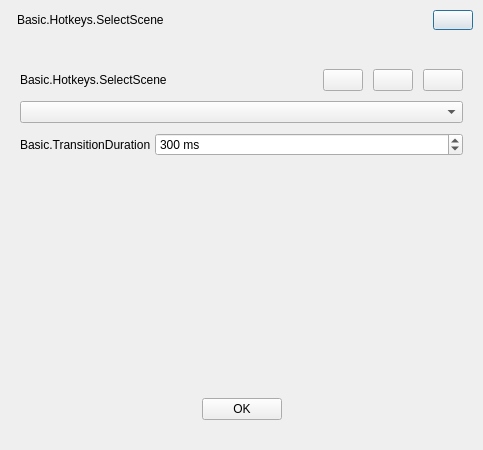
<?xml version="1.0" encoding="UTF-8"?>
<ui version="4.0">
 <class>PLSSceneTransitionsView</class>
 <widget class="QDialog" name="PLSSceneTransitionsView">
  <property name="geometry">
   <rect>
    <x>0</x>
    <y>0</y>
    <width>483</width>
    <height>450</height>
   </rect>
  </property>
  <property name="windowTitle">
   <string>Form</string>
  </property>
  <layout class="QVBoxLayout" name="verticalLayout_2">
   <property name="spacing">
    <number>0</number>
   </property>
   <property name="leftMargin">
    <number>0</number>
   </property>
   <property name="topMargin">
    <number>0</number>
   </property>
   <property name="rightMargin">
    <number>0</number>
   </property>
   <property name="bottomMargin">
    <number>0</number>
   </property>
   <item>
    <widget class="QWidget" name="widget" native="true">
     <property name="minimumSize">
      <size>
       <width>0</width>
       <height>40</height>
      </size>
     </property>
     <property name="maximumSize">
      <size>
       <width>16777215</width>
       <height>40</height>
      </size>
     </property>
     <layout class="QHBoxLayout" name="horizontalLayout_2">
      <property name="spacing">
       <number>0</number>
      </property>
      <property name="leftMargin">
       <number>17</number>
      </property>
      <property name="topMargin">
       <number>10</number>
      </property>
      <property name="rightMargin">
       <number>10</number>
      </property>
      <property name="bottomMargin">
       <number>10</number>
      </property>
      <item>
       <widget class="QLabel" name="sceneLabel">
        <property name="text">
         <string>Basic.Hotkeys.SelectScene</string>
        </property>
       </widget>
      </item>
      <item>
       <spacer name="horizontalSpacer_4">
        <property name="orientation">
         <enum>Qt::Horizontal</enum>
        </property>
        <property name="sizeHint" stdset="0">
         <size>
          <width>271</width>
          <height>17</height>
         </size>
        </property>
       </spacer>
      </item>
      <item>
       <widget class="QPushButton" name="closeBtn">
        <property name="text">
         <string/>
        </property>
       </widget>
      </item>
     </layout>
    </widget>
   </item>
   <item>
    <widget class="QLabel" name="seperatorLabel">
     <property name="text">
      <string/>
     </property>
    </widget>
   </item>
   <item>
    <spacer name="verticalSpacer_2">
     <property name="orientation">
      <enum>Qt::Vertical</enum>
     </property>
     <property name="sizeType">
      <enum>QSizePolicy::Fixed</enum>
     </property>
     <property name="sizeHint" stdset="0">
      <size>
       <width>20</width>
       <height>15</height>
      </size>
     </property>
    </spacer>
   </item>
   <item>
    <layout class="QVBoxLayout" name="verticalLayout">
     <property name="spacing">
      <number>10</number>
     </property>
     <property name="leftMargin">
      <number>20</number>
     </property>
     <property name="rightMargin">
      <number>20</number>
     </property>
     <property name="bottomMargin">
      <number>30</number>
     </property>
     <item>
      <layout class="QHBoxLayout" name="horizontalLayout_4">
       <property name="spacing">
        <number>10</number>
       </property>
       <item>
        <widget class="QLabel" name="sceneNameLabel">
         <property name="text">
          <string>Basic.Hotkeys.SelectScene</string>
         </property>
        </widget>
       </item>
       <item>
        <spacer name="horizontalSpacer">
         <property name="orientation">
          <enum>Qt::Horizontal</enum>
         </property>
         <property name="sizeType">
          <enum>QSizePolicy::Expanding</enum>
         </property>
         <property name="sizeHint" stdset="0">
          <size>
           <width>40</width>
           <height>20</height>
          </size>
         </property>
        </spacer>
       </item>
       <item>
        <widget class="QPushButton" name="transitionAdd">
         <property name="text">
          <string/>
         </property>
        </widget>
       </item>
       <item>
        <widget class="QPushButton" name="transitionRemove">
         <property name="text">
          <string/>
         </property>
        </widget>
       </item>
       <item>
        <widget class="QPushButton" name="transitionProps">
         <property name="text">
          <string/>
         </property>
        </widget>
       </item>
      </layout>
     </item>
     <item>
      <widget class="PLSComboBox" name="transitions">
       <property name="minimumSize">
        <size>
         <width>120</width>
         <height>0</height>
        </size>
       </property>
       <property name="focusPolicy">
        <enum>Qt::NoFocus</enum>
       </property>
       <property name="accessibleName">
        <string>Transition</string>
       </property>
      </widget>
     </item>
     <item>
      <layout class="QHBoxLayout" name="horizontalLayout_3">
       <property name="spacing">
        <number>4</number>
       </property>
       <item>
        <widget class="QLabel" name="transitionDurationLabel">
         <property name="sizePolicy">
          <sizepolicy hsizetype="Maximum" vsizetype="Preferred">
           <horstretch>0</horstretch>
           <verstretch>0</verstretch>
          </sizepolicy>
         </property>
         <property name="text">
          <string>Basic.TransitionDuration</string>
         </property>
         <property name="buddy">
          <cstring>transitionDuration</cstring>
         </property>
        </widget>
       </item>
       <item>
        <widget class="QSpinBox" name="transitionDuration">
         <property name="accessibleName">
          <string>Basic.TransitionDuration</string>
         </property>
         <property name="suffix">
          <string> ms</string>
         </property>
         <property name="minimum">
          <number>2</number>
         </property>
         <property name="maximum">
          <number>10000</number>
         </property>
         <property name="singleStep">
          <number>50</number>
         </property>
         <property name="value">
          <number>300</number>
         </property>
        </widget>
       </item>
      </layout>
     </item>
     <item>
      <spacer name="verticalSpacer">
       <property name="orientation">
        <enum>Qt::Vertical</enum>
       </property>
       <property name="sizeHint" stdset="0">
        <size>
         <width>18</width>
         <height>131</height>
        </size>
       </property>
      </spacer>
     </item>
     <item>
      <layout class="QHBoxLayout" name="horizontalLayout">
       <item>
        <spacer name="horizontalSpacer_2">
         <property name="orientation">
          <enum>Qt::Horizontal</enum>
         </property>
         <property name="sizeHint" stdset="0">
          <size>
           <width>40</width>
           <height>20</height>
          </size>
         </property>
        </spacer>
       </item>
       <item>
        <widget class="QPushButton" name="okBtn">
         <property name="text">
          <string>OK</string>
         </property>
        </widget>
       </item>
       <item>
        <spacer name="horizontalSpacer_3">
         <property name="orientation">
          <enum>Qt::Horizontal</enum>
         </property>
         <property name="sizeHint" stdset="0">
          <size>
           <width>40</width>
           <height>20</height>
          </size>
         </property>
        </spacer>
       </item>
      </layout>
     </item>
    </layout>
   </item>
  </layout>
 </widget>
 <customwidgets>
  <customwidget>
   <class>PLSComboBox</class>
   <extends>QComboBox</extends>
   <header location="global">combobox.hpp</header>
  </customwidget>
 </customwidgets>
 <resources/>
 <connections/>
</ui>
